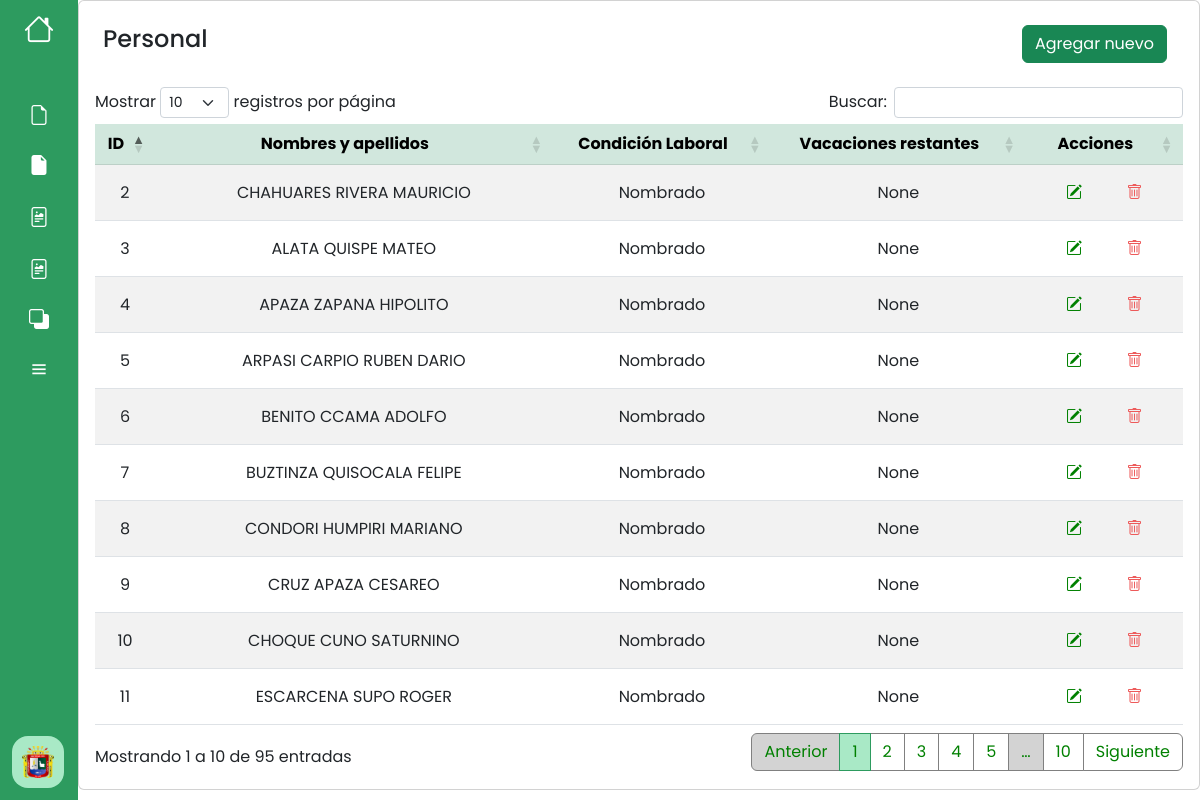
The page /libros6 (signed in) on the database its author committed.
### libreria/models.py (models this page shows, shortened)
class Libro6(models.Model):
    id = models.AutoField(primary_key=True)
    apellido_paterno = models.CharField(null=True, max_length=30, verbose_name="Apellido Paterno")
    apellido_materno = models.CharField(null=True, max_length=30, verbose_name="Apellido Materno")
    nombres = models.CharField(null=True, max_length=50, verbose_name="Nombres")
    condicion = models.CharField(max_length=1, choices=condiciones, default='1')
    dias_rest = models.IntegerField(verbose_name="Vacaciones restantes", null=True, blank = True)

### libreria/views.py (the view)
# urls.py: path('libros6', views.libros6, name='libros6'),
@login_required
def libros6(request):
    libros = Libro6.objects.all()
    return render(request, 'libros/index6.html', {"libros": libros})

### libreria/templates/libros/index6.html (shortened to what this page needs)
{% extends "base.html" %}
{% block contenido %}
<div class="card">
    <div class="card-body">
        <div class="d-flex justify-content-between  mb-3">
            <div class="p-2 ">
                <h4 class="text-start">Personal</h4>
            </div>
            <div class="p-2">
                <a name="" id="" class="btn btn-success me-md-2" href="{%url 'crear6' %}" role="button">Agregar nuevo</a>
            </div>
        </div>
        <div class="table-responsive">
            <table id="mytable" class="table table-hover table-striped" style="width: 100%;">
                <thead >
                    <tr class="table-success">
                        <th scope="col" class="centered">ID</th>
                        <th scope="col" class="centered">Nombres y apellidos</th>
                        <th scope="col" class="centered">Condición Laboral</th>
                        <th scope="col" class="centered">Vacaciones restantes</th>
                        <th scope="col" class="centered">Acciones</th>
                    </tr>
                </thead>
                <tbody>
                    {% for libro in libros %}
                    <tr >
                        <td class="centered">{{libro.id}}</td>
                        <td class="centered">{{libro.apellido_paterno}} {{libro.apellido_materno}} {{libro.nombres}}</td>
                        <td class="centered">{{libro.get_condicion_display}}</td>
                        <td class="centered">{{libro.dias_rest}}</td>
                        <td class="centered">
                            <a name="" id="btn-editar" class="button-33" href="{% url 'editar6' libro.id%}"
                                role="button"><i class="bi bi-pencil-square"></i></a>
                            <a name="" id="" class="button-34" href="{% url 'eliminar6' libro.id%}"
                                role="button" onclick="return confirmarEliminar();"><i class="bi bi-trash"></i></a>
                        </td>
                    </tr>
                    {% endfor %}
                </tbody>
            </table>
        </div>
    </div>
</div>
{% endblock %}

### libreria/templates/base.html (shortened to what this page needs)
{% load static %}
<!DOCTYPE html>
<html lang="en">
<head>
    <link rel="stylesheet" href="{% static 'css/sidebar.css' %}" type="text/css">
    <link rel="stylesheet" href="https://cdn.datatables.net/1.13.4/css/dataTables.bootstrap5.min.css">
    <link href="https://cdn.jsdelivr.net/npm/boxicons@2.1.1/css/boxicons.min.css" rel="stylesheet">
    <link href="https://cdnjs.cloudflare.com/ajax/libs/bootstrap-icons/1.10.5/font/bootstrap-icons.css"
        rel="stylesheet">
    <link href="https://cdnjs.cloudflare.com/ajax/libs/twitter-bootstrap/5.2.0/css/bootstrap.min.css" rel="stylesheet">
</head>
<body class="overflow-auto">
    <div class="sidebar close">
        <div class="logo-details ">
            <i class="bi bi-house"></i>
        </div>
        <ul class="nav-links">
            <li>
                <div class="iocn-link">
                    <a href="{%url 'libros'%}">
                        <i class="bi bi-file-earmark"></i>
                    </a>
                </div>
            </li>
            <li>
                <div class="iocn-link">
                    <a href="{%url 'libros3'%}">
                        <i class="bi bi-file-earmark-fill"></i>
                    </a>
                </div>
            </li>
            <li>
                <a href="{%url 'libros5'%}">
                    <i class="bi bi-file-richtext"></i>
                </a>
            </li>
            <li>
                <a href="{%url 'libros6'%}">
                    <i class="bi bi-file-richtext"></i>
                </a>
            </li>
            <li>
                <a href="#">
                    <i class="bi bi-back"></i>
                </a>
            </li>
            <li>
                <a >
                    <i class='bx bx-menu'></i>
                </a>
            </li>
            <li>
                <div class="profile-details">
                    <div class="profile-content">
                        <img src="static/img/aea.png" alt="profileImg">
                    </div>
                </div>
            </li>
        </ul>
    </div>
    <section class="home-section ">
        <div class="home-content ">
            <div class="col-12 position-relative ">
                {% block contenido %} {% endblock %}
            </div>
        </div>
    </section>
</body>
</html>

### static/css/sidebar.css (style rules this page uses)
* { margin: 0; padding: 0; box-sizing: border-box; font-family: 'Poppins', sans-serif; }
body { overflow: hidden; }
.button-33 { background-color: none; border-radius: 100px; color: green !important; cursor: pointer; display: inline-block; font-family: CerebriSans-Regular,-apple-system,system-ui,Roboto,sans-serif; padding: 7px 20px; text-align: center; text-decoration: none; transition: all 250ms; border: 0; font-size: 16px; user-select: none; -webkit-user-select: none; touch-action: manipulation; }
.button-34 { background-color: none; border-radius: 100px; color: rgb(237, 89, 89) !important; cursor: pointer; display: inline-block; font-family: CerebriSans-Regular,-apple-system,system-ui,Roboto,sans-serif; padding: 7px 20px; text-align: center; text-decoration: none; transition: all 250ms; border: 0; font-size: 16px; user-select: none; -webkit-user-select: none; touch-action: manipulation; }
.sidebar { position: fixed; top: 0; left: 0; height: 100%; width: 260px; background: #2D9B5F; z-index: 100; transition: all 0.5s ease; }
.sidebar.close { width: 78px; }
.sidebar .logo-details { height: 60px; width: 100%; display: flex; align-items: center; }
.sidebar .logo-details i { font-size: 30px; color: #fff; height: 50px; min-width: 78px; text-align: center; line-height: 50px; }
.sidebar .nav-links { height: 100%; padding: 30px 0 150px 0; overflow: auto; }
.sidebar.close .nav-links { overflow: visible; }
.sidebar .nav-links li { position: relative; list-style: none; transition: all 0.4s ease; }
.sidebar .nav-links li .iocn-link { display: flex; align-items: center; justify-content: space-between; }
.sidebar.close .nav-links li .iocn-link { display: block }
.sidebar .nav-links li i { height: 50px; min-width: 78px; text-align: center; line-height: 50px; color: #fff; font-size: 20px; cursor: pointer; transition: all 0.3s ease; }
.sidebar .nav-links li a { display: flex; align-items: center; text-decoration: none; }
.sidebar .profile-details { position: fixed; bottom: 0; width: 260px; display: flex; align-items: center; justify-content: space-between; background: #A9E9C6; padding: 12px 0; transition: all 0.5s ease; }
.sidebar.close .profile-details { background: none; }
.sidebar.close .profile-details { width: 78px; }
.sidebar .profile-details .profile-content { display: flex; align-items: center; }
.sidebar .profile-details img { height: 52px; width: 52px; object-fit: cover; border-radius: 16px; margin: 0 14px 0 12px; background: #A9E9C6; transition: all 0.5s ease; }
.sidebar.close .profile-details img { padding: 10px; }
.home-section { position: relative; background: #ffffff; height: 100vh; left: 260px; width: calc(100% - 260px); transition: all 0.5s ease; padding: 0px; }
.sidebar.close~.home-section { left: 78px; width: calc(100% - 78px); }
.home-content { display: flex; align-items: center; flex-wrap: wrap; padding-top: 0px; }
.centered { text-align: center !important; vertical-align: middle !important; }

### rows shown on the page
Libro6: id "2", apellido_paterno "CHAHUARES", apellido_materno "RIVERA", nombres "MAURICIO", condicion "Nombrado", dias_rest "None"
Libro6: id "3", apellido_paterno "ALATA", apellido_materno "QUISPE", nombres "MATEO", condicion "Nombrado", dias_rest "None"
Libro6: id "4", apellido_paterno "APAZA", apellido_materno "ZAPANA", nombres "HIPOLITO", condicion "Nombrado", dias_rest "None"
Libro6: id "5", apellido_paterno "ARPASI", apellido_materno "CARPIO", nombres "RUBEN DARIO", condicion "Nombrado", dias_rest "None"
Libro6: id "6", apellido_paterno "BENITO", apellido_materno "CCAMA", nombres "ADOLFO", condicion "Nombrado", dias_rest "None"
Libro6: id "7", apellido_paterno "BUZTINZA", apellido_materno "QUISOCALA", nombres "FELIPE", condicion "Nombrado", dias_rest "None"
Libro6: id "8", apellido_paterno "CONDORI", apellido_materno "HUMPIRI", nombres "MARIANO", condicion "Nombrado", dias_rest "None"
Libro6: id "9", apellido_paterno "CRUZ", apellido_materno "APAZA", nombres "CESAREO", condicion "Nombrado", dias_rest "None"
Libro6: id "10", apellido_paterno "CHOQUE", apellido_materno "CUNO", nombres "SATURNINO", condicion "Nombrado", dias_rest "None"
Libro6: id "11", apellido_paterno "ESCARCENA", apellido_materno "SUPO", nombres "ROGER", condicion "Nombrado", dias_rest "None"
